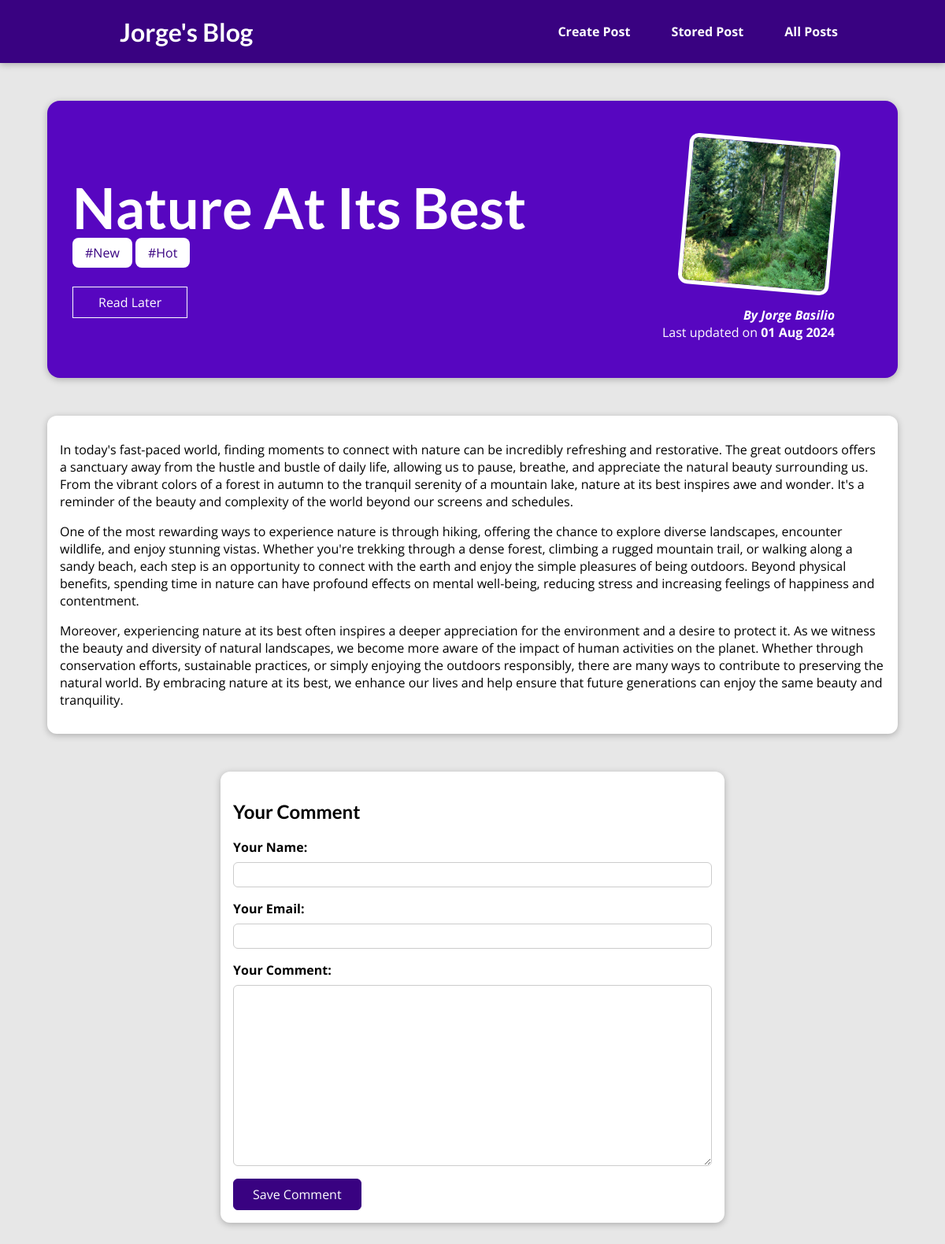
The page /posts/nature-at-its-best on the database its author committed.
### blog/models.py (models this page shows, shortened)
class Post(models.Model):
    title = models.CharField(max_length=100)
    excerpt = models.CharField(max_length=200)
    image = models.ImageField(upload_to="post", null=True)
    date = models.DateField(auto_now=True)
    slug = models.SlugField(unique=True, db_index=True)
    content = models.TextField(validators=[MinLengthValidator(10)])
    author = models.ForeignKey(Author, on_delete=models.SET_NULL, null=True, related_name="posts")
    tags = models.ManyToManyField(Tag)

class Tag(models.Model):
    caption = models.CharField(max_length=50)

class Author(models.Model):
    first_name = models.CharField(max_length=100)
    last_name = models.CharField(max_length=100)
    email_address = models.EmailField()
    def fullname(self):
        return f"{self.first_name} {self.last_name}"
    def __str__(self):
        return self.fullname()

### blog/views.py (the view, shortened to what this page needs)
# urls.py: path("posts/<slug:slug>", views.SinglePostView.as_view(), name="post-detail-page"),  #/posts/my-first-post
class SinglePostView(View):
    def is_stored_post(self, request, post_id):
        stored_posts = request.session.get("stored_posts")
        if stored_posts is not None:
            is_saved_for_later = post_id in stored_posts
        else:
            is_saved_for_later = False
        return is_saved_for_later
    def get(self, request, slug):
        post = Post.objects.get(slug=slug)
        context = {
            "post": post,
            "post_tag": post.tags.all(),
            "comment_form": CommentForm(),
            "comments": post.comments.all().order_by("-id"),
            "saved_for_later": self.is_stored_post(request, post.id)
        }
        return render(request, "blog/post-detail.html", context)

### blog/forms.py
class CommentForm(forms.ModelForm):
    class Meta:
        model = Comment
        exclude = ["post"]
        labels = {
            "user_name": "Your Name",
            "user_email": "Your Email",
            "text": "Your Comment",
            }

### blog/templates/blog/post-detail.html (shortened to what this page needs)
{% extends "base.html" %}
{% load static %}
{% block css_files %}
    <link rel="stylesheet" href="{% static 'blog/post-detail.css' %}" />
{% endblock %}
{% block content %}
<section id="summary">
    <h2>{{post.title}}</h2>
    <div>
        {% for tag in post_tag%}
            <span class="tag">#{{tag.caption}}</span>
        {% endfor %}
    </div>
    <div id="read-later">
        <form action="{% url 'read-later' %}" method="POST">
            <button>
                {% if saved_for_later %}
                    Remove | Read Later
                {% else %}
                    Read Later
                {% endif %}
            </button>
        </form>
    </div>
    <article>
        <img src="{{ post.image.url }}" alt="{{post.title}}"/>
        <address>By <a href="mailto:{{ post.author.email_address}}">{{post.author}}</a></address>
        <div>
            Last updated on <time>{{post.date|date:"d M Y"}}</time>
        </div>
    </article>
</section>
<main>
    {{post.content|linebreaks}}
</main>
<section id="comment-form">
    <h2>Your Comment</h2>
    <form action="{% url  'post-detail-page' post.slug %}" method="POST">
        {% for form_field in comment_form%}
        <div class="form-control {% if form_field.errors %} invalid {% endif %}">
            {{ form_field.label_tag }}
            {{ form_field }}
        </div>
        {% endfor %}
        <button>Save Comment</button>
    </form>
</section>
{% endblock %}

### static/app.css (style rules this page uses)
* { box-sizing: border-box; }
html { font-family: "Open Sans", "Lato", sans-serif; }
body { margin: 0; }
h1, h2, h3 { font-family: "Lato", sans-serif; font-weight: bold; }

### blog/static/blog/post-detail.css (style rules this page uses)
body { background-color: #e7e7e7; }
#summary { margin: 8rem auto 3rem auto; padding: 2rem; width: 90%; max-width: 90rem; border-radius: 16px; background-color: #5706c0; position: relative; box-shadow: 0 2px 8px rgba(0, 0, 0, 0.25); height: 22rem; }
#summary h2 { color: white; font-size: 4.5rem; margin-bottom: 0.25rem; }
#summary article { position: absolute; top: 2rem; right: 3rem; padding: 1rem 2rem; border-radius: 12px; text-align: right; color: white; }
#summary article img { width: 12rem; height: 12rem; border-radius: 12px; transform: rotateZ(5deg); border: 5px solid white; margin-bottom: 1rem; }
#summary address { font-weight: bold; }
#summary a { color: white; text-decoration: none; }
#summary time { font-weight: bold; }
#read-later { margin: 2rem 0; }
#read-later button { background-color: transparent; border: 1px solid white; padding: 0.5rem 2rem; font: inherit; color: white; cursor: pointer; }
main { width: 90%; max-width: 90rem; margin: 3rem auto; background-color: white; padding: 1rem; border-radius: 12px; box-shadow: 0 2px 8px rgba(0, 0, 0, 0.25); }
.tag { background-color: white; color: #390281; padding: 0.5rem 1rem; border-radius: 8px; }
#comment-form { margin: 3rem auto; width: 90%; max-width: 40rem; border-radius: 12px; background-color: white; box-shadow: 0 2px 8px rgba(0, 0, 0, 0.25); padding: 1rem; }
#comment-form button { font: inherit; background-color: #390281; color: white; border: 1px solid #390281; padding: 0.5rem 1.5rem; border-radius: 6px; cursor: pointer; }
.form-control { margin-bottom: 1rem; }
.form-control label { font-weight: bold; margin-bottom: 0.5rem; display: block; }
.form-control input, .form-control textarea { display: block; width: 100%; font: inherit; padding: 0.25rem; border-radius: 6px; border: 1px solid #ccc; }

### rows shown on the page
Post: title "Nature At Its Best", image (picture), author "Jorge Basilio", date "01 Aug 2024", content "In today's fast-paced world, finding moments to connect with nature can be incredibly refreshing and restorative. The great outdoors offers a sanctuary away from the hustle and bustle of daily life, allowing us to pause, breathe, and appreciate the natural beauty surrounding us. From the vibrant colors of a forest in autumn to the tranquil serenity of a mountain lake, nature at its best inspires awe and wonder. It's a reminder of the beauty and complexity of the world beyond our screens and schedules. One of the most rewarding ways to experience nature is through hiking, offering the chance to explore diverse landscapes, encounter wildlife, and enjoy stunning vistas. Whether you're trekking…"
Tag: caption "New"
Tag: caption "Hot"
